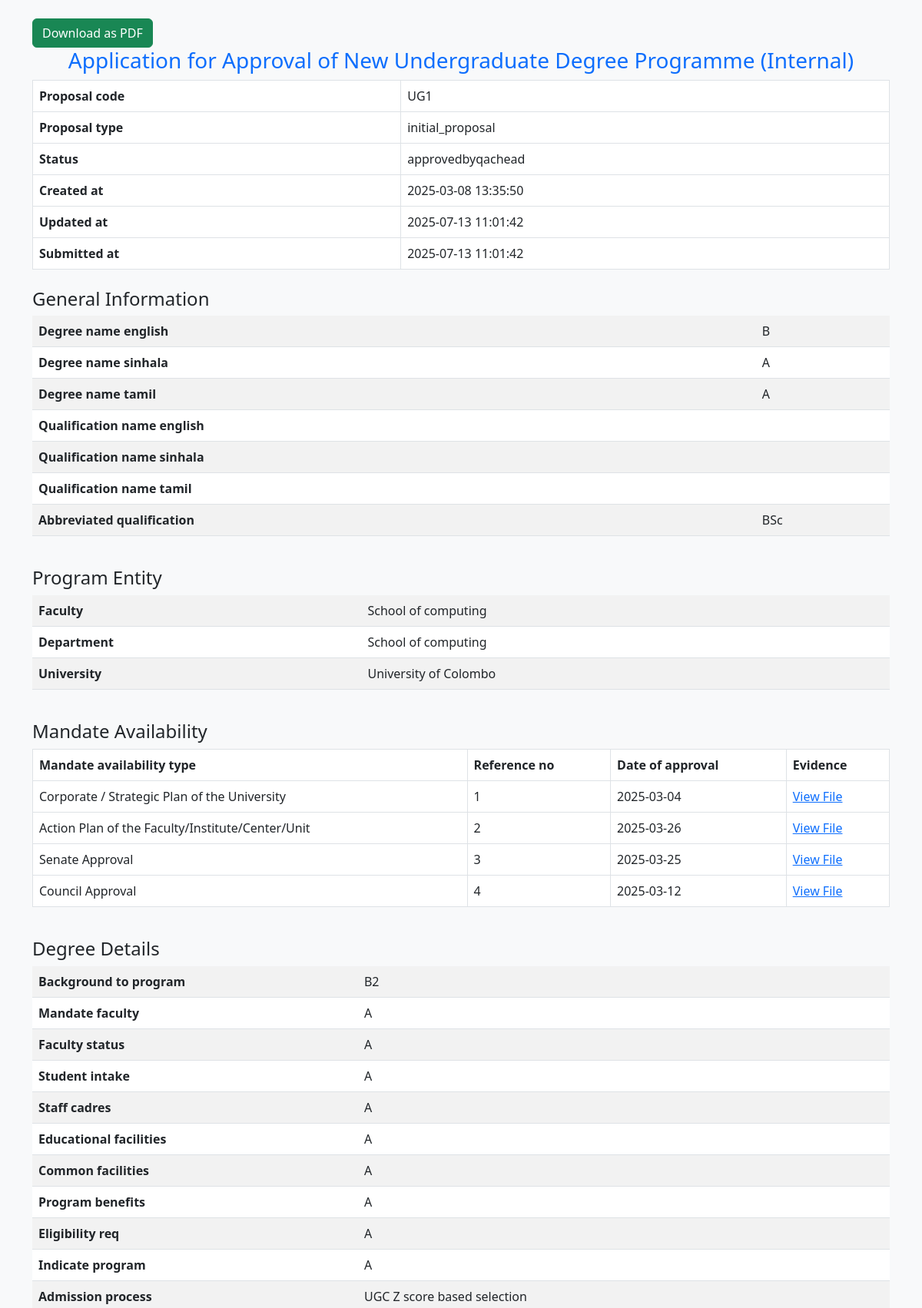
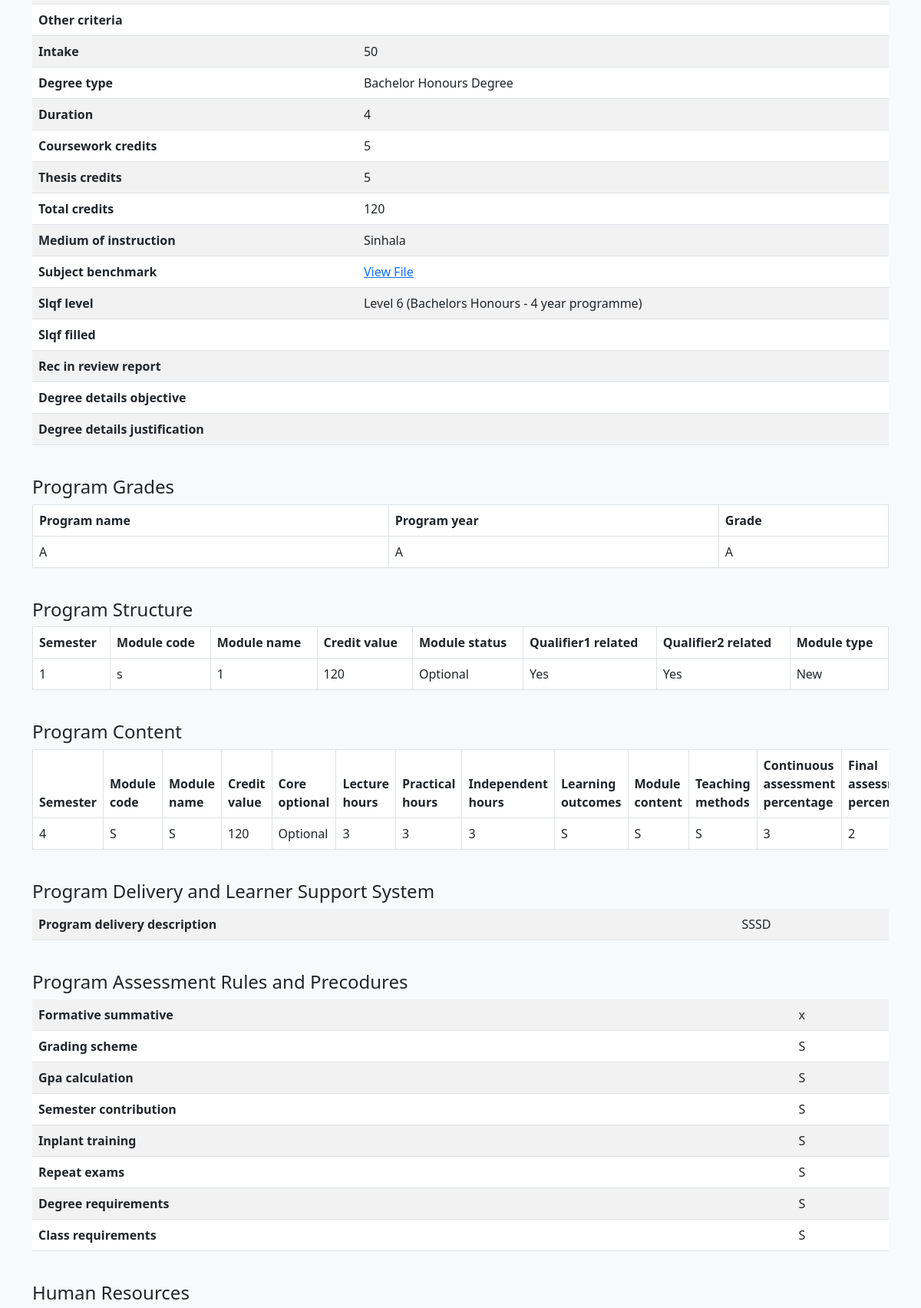
/view_proposal.php?id=1 (signed in, upper part), run on the app's committed database (2 pictures, top to bottom).
### tables this page shows
CREATE TABLE `proposals` (
  `proposal_id` int(11) NOT NULL,
  `university_id` int(11) NOT NULL,
  `created_by` int(11) NOT NULL,
  `status` enum('fresh','draft','submitted','under_review','approvedbydean','rejectedbydean','rejectedbyvc','approvedbyvc','approvedbycqa','rejectedbycqa','approvedbyugcfinance','rejectedbyugcfinance','approvedbyugchr','rejectedbyugchr','approvedbyugcidd','rejecteddbyugcidd','approvedbyugcacademic','rejectedbyugcacademic','approvedbyugcadmission','rejectedbyugcadmission','approvedbyqachead','rejectedbyqachead','approvedbyTA','rejectedbyTA','approvedbysecretary','rejectedbysecretary','approvedbyStandardCommittee','rejectedbyStandardCommittee','approvedbyqachead_revised','approvedbydean_revised','approvedbycqa_revised','approvedbyvc_revised','resignature_request_from_university','re-signed_dean','re-signed_cqa','re-signed_vc','approvedbyalldepartments','under_review_by_ATechAssistant','under_review_by_BTechAssistant') DEFAULT 'draft',
  `university_visible_status` varchar(100) NOT NULL,
  `created_at` timestamp NOT NULL DEFAULT current_timestamp(),
  `updated_at` timestamp NOT NULL DEFAULT current_timestamp() ON UPDATE current_timestamp(),
  `submitted_at` timestamp NULL DEFAULT NULL ON UPDATE current_timestamp(),
  `id` int(11) DEFAULT NULL,
  `proposal_code` varchar(1000) NOT NULL,
  `proposal_type` varchar(100) NOT NULL,
  `last_updated_by` int(11) DEFAULT NULL
);

CREATE TABLE `proposal_general_info` (
  `proposal_id` int(11) NOT NULL,
  `degree_name_english` varchar(255) NOT NULL,
  `degree_name_sinhala` varchar(255) NOT NULL,
  `degree_name_tamil` varchar(255) NOT NULL,
  `abbreviated_qualification` varchar(50) NOT NULL,
  `general_info_id` int(11) NOT NULL,
  `qualification_name_english` varchar(1000) NOT NULL,
  `qualification_name_sinhala` varchar(1000) NOT NULL,
  `qualification_name_tamil` varchar(1000) NOT NULL
);

CREATE TABLE `proposal_program_entity` (
  `proposal_id` int(11) NOT NULL,
  `faculty` varchar(255) NOT NULL,
  `department` varchar(255) DEFAULT NULL,
  `program_entity_id` int(11) NOT NULL,
  `university` varchar(1000) DEFAULT NULL
);

CREATE TABLE `proposal_mandate_availability` (
  `mandate_availability_type` varchar(1000) NOT NULL,
  `reference_no` varchar(1000) DEFAULT NULL,
  `date_of_approval` date NOT NULL,
  `evidence` varchar(1000) NOT NULL,
  `mandate_availability_id` int(11) NOT NULL,
  `proposal_id` int(11) NOT NULL,
  `program_entity_id` int(11) DEFAULT NULL
);

CREATE TABLE `proposal_degree_details` (
  `background_to_program` text NOT NULL,
  `mandate_faculty` text NOT NULL,
  `faculty_status` text NOT NULL,
  `student_intake` text NOT NULL,
  `staff_cadres` text NOT NULL,
  `educational_facilities` text NOT NULL,
  `common_facilities` text NOT NULL,
  `program_benefits` text NOT NULL,
  `eligibility_req` text NOT NULL,
  `indicate_program` text NOT NULL,
  `admission_process` text NOT NULL,
  `other_criteria` text NOT NULL,
  `intake` int(11) NOT NULL,
  `degree_type` varchar(100) NOT NULL,
  `duration` varchar(50) NOT NULL,
  `coursework_credits` int(11) NOT NULL,
  `thesis_credits` int(11) NOT NULL,
  `total_credits` int(11) NOT NULL,
  `medium_of_instruction` set('English','Sinhala','Tamil') NOT NULL,
  `degree_id` int(11) NOT NULL,
  `proposal_id` int(11) NOT NULL,
  `subject_benchmark` varchar(1000) DEFAULT NULL,
  `slqf_level` set('Level 5 (Bachelors)','Level 6 (Bachelors Honours - 4 year programme)') DEFAULT NULL,
  `rec_in_review_report` text NOT NULL,
  `degree_details_objective` varchar(1000) NOT NULL,
  `degree_details_justification` varchar(1000) NOT NULL,
  `slqf_filled` set('Yes','No') NOT NULL
);

CREATE TABLE `proposal_grades_received` (
  `degree_id` int(11) NOT NULL,
  `program_id` int(11) NOT NULL,
  `program_name` varchar(1000) NOT NULL,
  `program_year` varchar(1000) NOT NULL,
  `grade` varchar(1000) NOT NULL,
  `proposal_id` int(11) DEFAULT NULL
);

CREATE TABLE `proposal_program_structure` (
  `program_structure_id` int(11) NOT NULL,
  `proposal_id` int(11) NOT NULL,
  `semester` int(11) NOT NULL,
  `module_code` varchar(50) NOT NULL,
  `module_name` varchar(255) NOT NULL,
  `credit_value` int(11) NOT NULL,
  `module_status` enum('Compulsory','Optional') NOT NULL,
  `qualifier1_related` varchar(1000) DEFAULT '0',
  `qualifier2_related` varchar(1000) DEFAULT '0',
  `module_type` enum('Existing','New') NOT NULL
);

CREATE TABLE `proposal_program_content` (
  `content_id` int(11) NOT NULL,
  `proposal_id` int(11) NOT NULL,
  `semester` int(11) NOT NULL,
  `module_code` varchar(1000) NOT NULL,
  `module_name` varchar(1000) NOT NULL,
  `credit_value` int(11) NOT NULL,
  `core_optional` enum('Core','Optional') NOT NULL,
  `lecture_hours` int(11) NOT NULL,
  `practical_hours` int(11) NOT NULL,
  `independent_hours` int(11) NOT NULL,
  `learning_outcomes` varchar(1000) NOT NULL,
  `module_content` varchar(1000) NOT NULL,
  `teaching_methods` varchar(1000) NOT NULL,
  `continuous_assessment_percentage` int(11) NOT NULL,
  `final_assessment_percentage` int(11) NOT NULL,
  `recommended_reading` varchar(1000) NOT NULL
);

CREATE TABLE `proposal_program_delivery` (
  `proposal_id` int(11) NOT NULL,
  `program_delivery_description` text NOT NULL,
  `program_delivery_id` int(11) NOT NULL
);

CREATE TABLE `proposal_assessment_rules` (
  `proposal_id` int(11) NOT NULL,
  `formative_summative` text NOT NULL,
  `grading_scheme` text NOT NULL,
  `gpa_calculation` text NOT NULL,
  `semester_contribution` text NOT NULL,
  `inplant_training` text NOT NULL,
  `repeat_exams` text NOT NULL,
  `degree_requirements` text NOT NULL,
  `class_requirements` text NOT NULL,
  `assessment_rule_id` int(11) NOT NULL
);

### view_proposal.php (the view, shortened to what this page needs)
<?php
require 'databaseconnection.php';
$proposal_id = $_GET['id'];
$proposalQuery = "SELECT proposal_code, proposal_type, university_visible_status, created_at, updated_at, submitted_at FROM proposals WHERE proposal_id = ?";
$degreeDetailsQuery = "SELECT
    background_to_program, mandate_faculty,
    faculty_status, student_intake, staff_cadres, educational_facilities,
    common_facilities, program_benefits, eligibility_req, indicate_program,
    admission_process, other_criteria, intake, degree_type, duration,
    coursework_credits, thesis_credits, total_credits, medium_of_instruction,
    subject_benchmark, slqf_level, slqf_filled, rec_in_review_report, degree_details_objective, degree_details_justification
FROM proposal_degree_details WHERE proposal_id = ?";
$generalInfoQuery = "SELECT
  degree_name_english,
  degree_name_sinhala,
  degree_name_tamil,
  qualification_name_english,
  qualification_name_sinhala,
  qualification_name_tamil,
  abbreviated_qualification FROM proposal_general_info WHERE proposal_id = ?";
$programEntityQuery = "SELECT faculty, department, university
FROM proposal_program_entity WHERE proposal_id = ?";
$mandateAvailabilityQuery = "SELECT mandate_availability_type, reference_no,
date_of_approval, evidence FROM proposal_mandate_availability WHERE proposal_id = ?";
$assessmentRulesQuery = "SELECT formative_summative,
  grading_scheme,
  gpa_calculation,
  semester_contribution,
  inplant_training,
  repeat_exams,
  degree_requirements,
  class_requirements FROM proposal_assessment_rules WHERE proposal_id = ?";
$programContentQuery = "SELECT
  semester,
  module_code,
  module_name,
  credit_value,
  core_optional,
  lecture_hours,
  practical_hours,
  independent_hours,
  learning_outcomes,
  module_content,
  teaching_methods,
  continuous_assessment_percentage,
  final_assessment_percentage,
  recommended_reading FROM proposal_program_content WHERE proposal_id = ?";
$programStructureQuery = "SELECT
  semester,
  module_code,
  module_name,
  credit_value,
  module_status,
  qualifier1_related,
  qualifier2_related,
  module_type FROM proposal_program_structure WHERE proposal_id = ?";
$programDeliveryQuery = "SELECT program_delivery_description FROM proposal_program_delivery WHERE proposal_id = ?";
$stmt = $connection->prepare($proposalQuery);
$stmt->bind_param("i", $proposal_id);
$stmt->execute();
$proposal = $stmt->get_result()->fetch_assoc();
function fetchData($connection, $query, $proposal_id) {
    $stmt = $connection->prepare($query);
    $stmt->bind_param("i", $proposal_id);
    $stmt->execute();
    return $stmt->get_result()->fetch_all(MYSQLI_ASSOC);
}
$degreeDetails = fetchData($connection, $degreeDetailsQuery, $proposal_id);
$generalInfo = fetchData($connection, $generalInfoQuery, $proposal_id);
$programEntity = fetchData($connection, $programEntityQuery, $proposal_id);
$mandateAvailability = fetchData($connection, $mandateAvailabilityQuery, $proposal_id);
$assessmentRules = fetchData($connection, $assessmentRulesQuery, $proposal_id);
$programContent = fetchData($connection, $programContentQuery, $proposal_id);
$programStructure = fetchData($connection, $programStructureQuery, $proposal_id);
$programDelivery = fetchData($connection, $programDeliveryQuery, $proposal_id);
function formatValue($value) {
    if (strpos($value, "Proposal_sections/uploads/") !== false && preg_match('/\.pdf$/i', $value)) {
        return "<a href='" . UPLOADS_DIR . basename($value) . "' target='_blank'>View File</a>";
    }
    return htmlspecialchars($value);
}
function displayFormSection($sectionTitle, $sectionData) {
    if (!empty($sectionData)) {
        echo "<h4 class='mt-4'>$sectionTitle</h4>";
        echo "<div class='table-responsive'><table class='table table-striped'>";
        foreach ($sectionData[0] as $key => $value) {
            echo "<tr><th>" . ucfirst(str_replace('_', ' ', $key)) . "</th><td>" . formatValue($value) . "</td></tr>";
        }
        echo "</table></div>";
    }
}
function displayTableSection($sectionTitle, $sectionData) {
    if (!empty($sectionData)) {
        echo "<h4 class='mt-4'>$sectionTitle</h4>";
        echo "<div class='table-responsive'><table class='table table-bordered'>";
        echo "<thead><tr>";
        foreach (array_keys($sectionData[0]) as $column) {
            echo "<th>" . ucfirst(str_replace('_', ' ', $column)) . "</th>";
        }
        echo "</tr></thead><tbody>";
        foreach ($sectionData as $row) {
            echo "<tr>";
            foreach ($row as $value) {
                echo "<td>" . formatValue($value) . "</td>";
            }
            echo "</tr>";
        }
        echo "</tbody></table></div>";
    }
}
?>
<!DOCTYPE html>
<html lang="en">
<head>
    <link href="https://cdn.jsdelivr.net/npm/bootstrap@5.3.0/dist/css/bootstrap.min.css" rel="stylesheet">
</head>
<body class="container mt-4 bg-light">
<div class="no-print d-flex gap-2 mt-3">
    <form action="generate_final_proposal.php" method="GET">
        <button type="submit" class="btn btn-success">Download as PDF</button>
    </form>
</div>
    <h3 class = "text-center text-primary">Application for Approval of New Undergraduate Degree Programme (Internal)</h3>
    <table class="table table-bordered">
        <?php
        $customLabels = [
        'university_visible_status' => 'Status'
        ];
        ?>
        <?php foreach ($proposal as $key => $value) { ?>
           <?php $label = $customLabels[$key] ?? ucfirst(str_replace('_', ' ', $key)); ?>
            <tr><th><?php echo $label; ?></th><td><?php echo htmlspecialchars($value); ?></td></tr>
        <?php } ?>
    </table>
    <?php
     displayFormSection("General Information", $generalInfo);
     displayTableSection("Mandate Availability", $mandateAvailability);
    ?>
</body>
</html>
</body>
</html>

### data on the page
proposals: proposal_code "UG1", proposal_type "initial_proposal", university_visible_status "approvedbyqachead", created_at "2025-03-08 13:35:50", updated_at "2025-07-13 11:01:42", submitted_at "2025-07-13 11:01:42"
proposal_general_info: degree_name_english "B", degree_name_sinhala "A", degree_name_tamil "A", abbreviated_qualification "BSc"
proposal_program_entity: faculty "School of computing", department "School of computing", university "University of Colombo"
proposal_mandate_availability: mandate_availability_type "Corporate / Strategic Plan of the University", reference_no "1", date_of_approval "2025-03-04"
proposal_mandate_availability: mandate_availability_type "Action Plan of the Faculty/Institute/Center/Unit", reference_no "2", date_of_approval "2025-03-26"
proposal_mandate_availability: mandate_availability_type "Senate Approval", reference_no "3", date_of_approval "2025-03-25"
proposal_mandate_availability: mandate_availability_type "Council Approval", reference_no "4", date_of_approval "2025-03-12"
proposal_degree_details: background_to_program "B2", mandate_faculty "A", faculty_status "A", student_intake "A", staff_cadres "A", educational_facilities "A", common_facilities "A", program_benefits "A", eligibility_req "A", indicate_program "A", admission_process "UGC Z score based selection", intake "50", degree_type "Bachelor Honours Degree", duration "4", coursework_credits "5", thesis_credits "5", total_credits "120", medium_of_instruction "Sinhala", slqf_level "Level 6 (Bachelors Honours - 4 year programme)"
proposal_grades_received: value "A"
proposal_program_structure: value "1", module_code "s", credit_value "120", module_status "Optional", value "Yes", module_type "New"
proposal_program_content: semester "4", value "S", credit_value "120", core_optional "Optional", value "3", final_assessment_percentage "2"
proposal_program_delivery: key "Program delivery description", program_delivery_description "SSSD"
proposal_assessment_rules: formative_summative "x", grading_scheme "S", gpa_calculation "S", semester_contribution "S", inplant_training "S", repeat_exams "S", degree_requirements "S", class_requirements "S"

### other printed values
$label "Proposal code"
$label "Proposal type"
$label "Status"
$label "Created at"
$label "Updated at"
$label "Submitted at"
$sectionTitle "General Information Program Entity Degree Details Program Delivery and Learner Support System Program Assessment Rules and Precodures"
str_replace('_', ' ', $key) "Degree name english"
str_replace('_', ' ', $key) "Degree name sinhala"
str_replace('_', ' ', $key) "Degree name tamil"
str_replace('_', ' ', $key) "Qualification name english"
str_replace('_', ' ', $key) "Qualification name sinhala"
str_replace('_', ' ', $key) "Qualification name tamil"
str_replace('_', ' ', $key) "Abbreviated qualification"
str_replace('_', ' ', $key) "Faculty"
